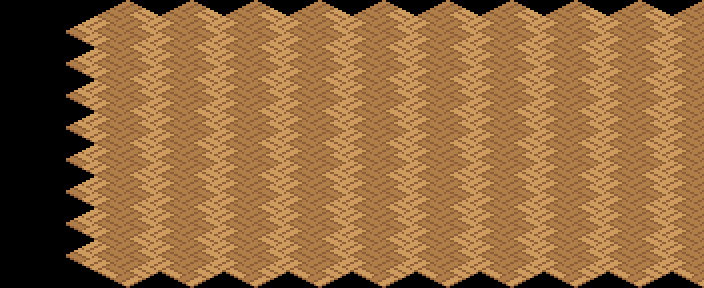

A level layout from a 2D game, rendered from its tile map. Below: a short description, then the map file with its tile-grid data intact:
An orthogonal 11x9 tile map with 64x32 px tiles, 1 tile layer (suelo).

<map version="1.10" orientation="orthogonal" renderorder="right-down" width="11" height="9" tilewidth="64" tileheight="32" infinite="0" nextlayerid="2" nextobjectid="1">
 <tileset firstgid="1" name="terreno_mundo" tilewidth="128" tileheight="64" tilecount="203" columns="8">
  <image source="../textures/../textures/terreno_mundo.png" width="1024" height="1664" />
 </tileset>
 <layer id="1" name="suelo" width="11" height="9">
  <data encoding="csv">
0,0,0,0,0,0,0,0,0,0,0,
0,160,160,160,160,160,160,160,160,160,160,
0,160,160,160,160,160,160,160,160,160,160,
0,160,160,160,160,160,160,160,160,160,160,
0,160,160,160,160,160,160,160,160,160,160,
0,160,160,160,160,160,160,160,160,160,160,
0,160,160,160,160,160,160,160,160,160,160,
0,160,160,160,160,160,160,160,160,160,160,
0,160,160,160,160,160,160,160,160,160,160
</data>
 </layer>
</map>
